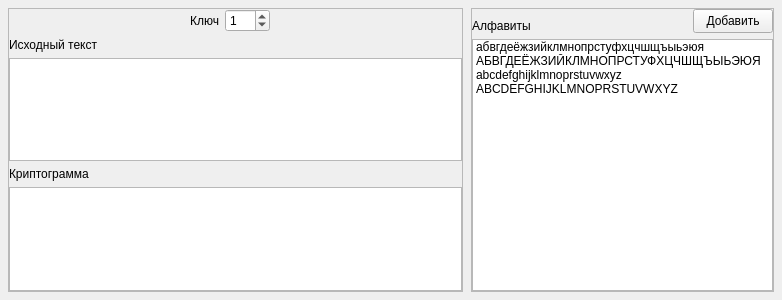
<?xml version="1.0" encoding="UTF-8"?>
<ui version="4.0">
 <class>CaesarCipher</class>
 <widget class="QWidget" name="CaesarCipher">
  <property name="geometry">
   <rect>
    <x>0</x>
    <y>0</y>
    <width>782</width>
    <height>300</height>
   </rect>
  </property>
  <property name="windowTitle">
   <string>Form</string>
  </property>
  <layout class="QHBoxLayout" name="horizontalLayout">
   <property name="spacing">
    <number>8</number>
   </property>
   <property name="leftMargin">
    <number>8</number>
   </property>
   <property name="topMargin">
    <number>8</number>
   </property>
   <property name="rightMargin">
    <number>8</number>
   </property>
   <property name="bottomMargin">
    <number>8</number>
   </property>
   <item>
    <widget class="QFrame" name="frame">
     <property name="sizePolicy">
      <sizepolicy hsizetype="Preferred" vsizetype="Preferred">
       <horstretch>3</horstretch>
       <verstretch>0</verstretch>
      </sizepolicy>
     </property>
     <property name="frameShape">
      <enum>QFrame::StyledPanel</enum>
     </property>
     <property name="frameShadow">
      <enum>QFrame::Raised</enum>
     </property>
     <layout class="QGridLayout" name="gridLayout_2">
      <property name="leftMargin">
       <number>0</number>
      </property>
      <property name="topMargin">
       <number>0</number>
      </property>
      <property name="rightMargin">
       <number>0</number>
      </property>
      <property name="bottomMargin">
       <number>0</number>
      </property>
      <item row="9" column="0" colspan="6">
       <widget class="QPlainTextEdit" name="codeEdit">
        <property name="sizePolicy">
         <sizepolicy hsizetype="Expanding" vsizetype="Expanding">
          <horstretch>0</horstretch>
          <verstretch>0</verstretch>
         </sizepolicy>
        </property>
        <property name="font">
         <font>
          <family>Courier New</family>
          <pointsize>16</pointsize>
         </font>
        </property>
       </widget>
      </item>
      <item row="7" column="0" colspan="6">
       <widget class="QPlainTextEdit" name="messageEdit">
        <property name="sizePolicy">
         <sizepolicy hsizetype="Expanding" vsizetype="Expanding">
          <horstretch>0</horstretch>
          <verstretch>0</verstretch>
         </sizepolicy>
        </property>
        <property name="font">
         <font>
          <family>Courier New</family>
          <pointsize>16</pointsize>
         </font>
        </property>
       </widget>
      </item>
      <item row="8" column="0" colspan="6">
       <widget class="QLabel" name="codeEditLabel">
        <property name="text">
         <string>Криптограмма</string>
        </property>
        <property name="alignment">
         <set>Qt::AlignBottom|Qt::AlignLeading|Qt::AlignLeft</set>
        </property>
       </widget>
      </item>
      <item row="1" column="0">
       <spacer name="horizontalSpacer">
        <property name="orientation">
         <enum>Qt::Horizontal</enum>
        </property>
        <property name="sizeHint" stdset="0">
         <size>
          <width>40</width>
          <height>20</height>
         </size>
        </property>
       </spacer>
      </item>
      <item row="5" column="0" colspan="6">
       <widget class="QLabel" name="messageEditLabel">
        <property name="text">
         <string>Исходный текст</string>
        </property>
        <property name="alignment">
         <set>Qt::AlignBottom|Qt::AlignLeading|Qt::AlignLeft</set>
        </property>
       </widget>
      </item>
      <item row="1" column="2">
       <widget class="QSpinBox" name="keySpin">
        <property name="sizePolicy">
         <sizepolicy hsizetype="Maximum" vsizetype="Fixed">
          <horstretch>0</horstretch>
          <verstretch>0</verstretch>
         </sizepolicy>
        </property>
        <property name="minimum">
         <number>-99</number>
        </property>
        <property name="value">
         <number>1</number>
        </property>
       </widget>
      </item>
      <item row="1" column="1">
       <widget class="QLabel" name="keyLabel">
        <property name="sizePolicy">
         <sizepolicy hsizetype="Maximum" vsizetype="Preferred">
          <horstretch>0</horstretch>
          <verstretch>0</verstretch>
         </sizepolicy>
        </property>
        <property name="text">
         <string>Ключ</string>
        </property>
        <property name="alignment">
         <set>Qt::AlignRight|Qt::AlignTrailing|Qt::AlignVCenter</set>
        </property>
       </widget>
      </item>
      <item row="1" column="3">
       <spacer name="horizontalSpacer_2">
        <property name="orientation">
         <enum>Qt::Horizontal</enum>
        </property>
        <property name="sizeHint" stdset="0">
         <size>
          <width>40</width>
          <height>20</height>
         </size>
        </property>
       </spacer>
      </item>
     </layout>
    </widget>
   </item>
   <item>
    <widget class="QFrame" name="frame_2">
     <property name="sizePolicy">
      <sizepolicy hsizetype="Preferred" vsizetype="Preferred">
       <horstretch>2</horstretch>
       <verstretch>0</verstretch>
      </sizepolicy>
     </property>
     <property name="frameShape">
      <enum>QFrame::StyledPanel</enum>
     </property>
     <property name="frameShadow">
      <enum>QFrame::Raised</enum>
     </property>
     <layout class="QGridLayout" name="gridLayout">
      <property name="leftMargin">
       <number>0</number>
      </property>
      <property name="topMargin">
       <number>0</number>
      </property>
      <property name="rightMargin">
       <number>0</number>
      </property>
      <property name="bottomMargin">
       <number>0</number>
      </property>
      <item row="1" column="0" rowspan="2" colspan="3">
       <widget class="QListWidget" name="alphabetsList">
        <property name="sizePolicy">
         <sizepolicy hsizetype="Expanding" vsizetype="Expanding">
          <horstretch>0</horstretch>
          <verstretch>0</verstretch>
         </sizepolicy>
        </property>
        <item>
         <property name="text">
          <string>абвгдеёжзийклмнопрстуфхцчшщъыьэюя</string>
         </property>
        </item>
        <item>
         <property name="text">
          <string>АБВГДЕЁЖЗИЙКЛМНОПРСТУФХЦЧШЩЪЫЬЭЮЯ</string>
         </property>
        </item>
        <item>
         <property name="text">
          <string>abcdefghijklmnoprstuvwxyz</string>
         </property>
        </item>
        <item>
         <property name="text">
          <string>ABCDEFGHIJKLMNOPRSTUVWXYZ</string>
         </property>
        </item>
       </widget>
      </item>
      <item row="0" column="2">
       <widget class="QPushButton" name="addAlphabetButton">
        <property name="sizePolicy">
         <sizepolicy hsizetype="Maximum" vsizetype="Maximum">
          <horstretch>0</horstretch>
          <verstretch>0</verstretch>
         </sizepolicy>
        </property>
        <property name="minimumSize">
         <size>
          <width>0</width>
          <height>24</height>
         </size>
        </property>
        <property name="text">
         <string>Добавить</string>
        </property>
       </widget>
      </item>
      <item row="0" column="0" colspan="2">
       <widget class="QLabel" name="alphabetsLabel">
        <property name="text">
         <string>Алфавиты</string>
        </property>
        <property name="alignment">
         <set>Qt::AlignBottom|Qt::AlignLeading|Qt::AlignLeft</set>
        </property>
       </widget>
      </item>
     </layout>
    </widget>
   </item>
  </layout>
 </widget>
 <resources/>
 <connections/>
</ui>
